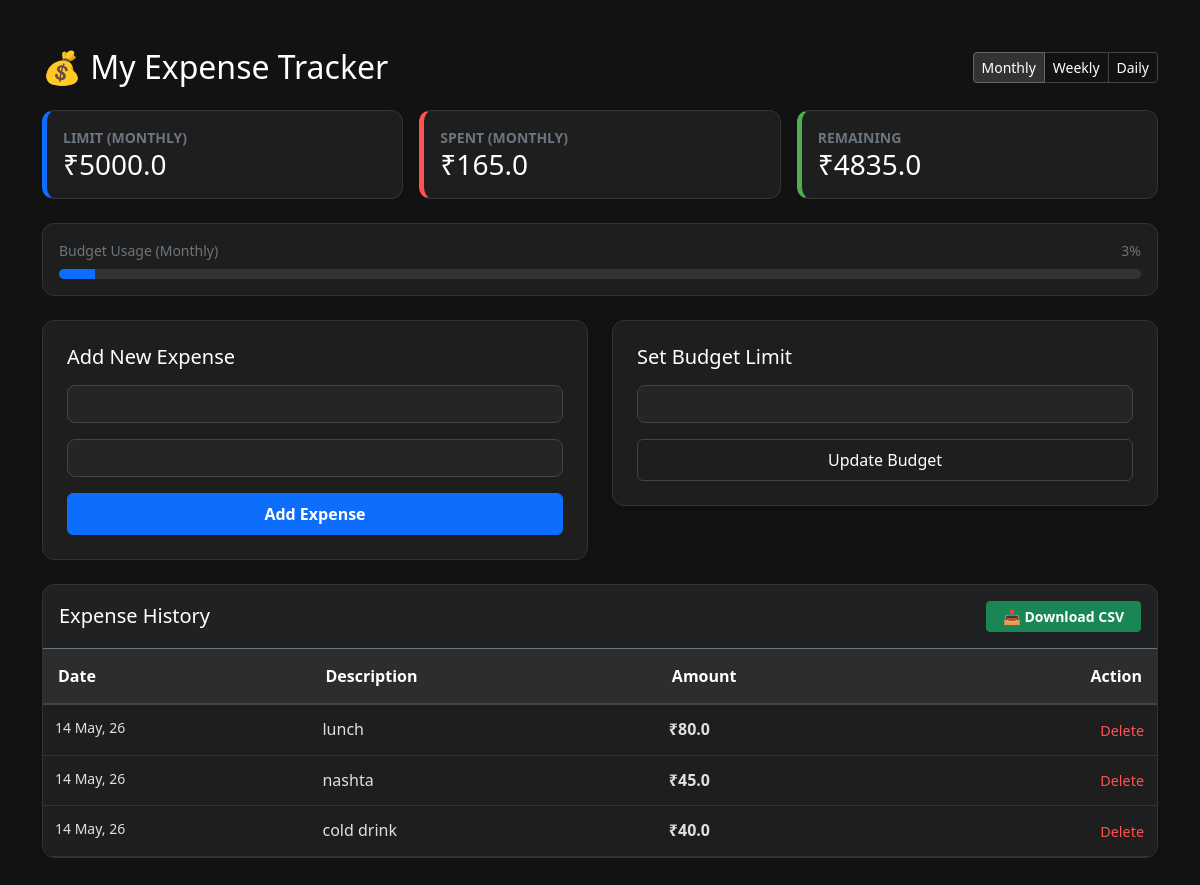
The page / on the database its author committed.
### app/models.py (models this page shows)
class Budget(Base):
    __tablename__ = "budget"
    id = Column(Integer, primary_key=True, index=True)
    limit_type = Column(String, default="Monthly")
    amount = Column(Float, default=0.0)

class Expense(Base):
    __tablename__ = "expenses"
    id = Column(Integer, primary_key=True, index=True)
    description = Column(String, index=True)
    amount = Column(Float, nullable=False)
    timestamp = Column(DateTime, default=datetime.utcnow)

### app/main.py (the view)
@app.get("/")
def read_root(request: Request, view: str = "Monthly", db: Session = Depends(get_db)):
    expenses = crud.get_expenses(db)
    remaining, total_spent, budget_limit = crud.get_remaining_budget(db, timeframe=view)
    return templates.TemplateResponse(
        request=request,
        name="index.html",
        context={
            "expenses": expenses,
            "remaining": remaining,
            "total_spent": total_spent,
            "budget_limit": budget_limit,
            "current_view": view  # This tells the HTML which button to highlight
        }
    )

### templates/index.html (shortened to what this page needs)
<!DOCTYPE html>
<html lang="en">
<head>
    <link href="https://cdn.jsdelivr.net/npm/bootstrap@5.3.0/dist/css/bootstrap.min.css" rel="stylesheet">
</head>
<body>
    <div class="container py-5">
        <div class="d-flex justify-content-between align-items-center mb-4">
            <h2 class="mb-0 text-white">💰 My Expense Tracker</h2>
            <div class="btn-group">
                <a href="/?view=Monthly" class="btn btn-sm btn-outline-dark {{ 'active' if current_view == 'Monthly' }}">Monthly</a>
                <a href="/?view=Weekly" class="btn btn-sm btn-outline-dark {{ 'active' if current_view == 'Weekly' }}">Weekly</a>
                <a href="/?view=Daily" class="btn btn-sm btn-outline-dark {{ 'active' if current_view == 'Daily' }}">Daily</a>
            </div>
        </div>
        <div class="row mb-4 g-3">
            <div class="col-md-4">
                <div class="card p-3 shadow-sm budget-card h-100">
                    <small class="text-secondary text-uppercase fw-bold">Limit ({{ current_view }})</small>
                    <h3 class="mb-0">₹{{ budget_limit }}</h3>
                </div>
            </div>
            <div class="col-md-4">
                <div class="card p-3 shadow-sm spent-card h-100">
                    <small class="text-secondary text-uppercase fw-bold">Spent ({{ current_view }})</small>
                    <h3 class="mb-0">₹{{ total_spent }}</h3>
                </div>
            </div>
            <div class="col-md-4">
                <div class="card p-3 shadow-sm rem-card h-100">
                    <small class="text-secondary text-uppercase fw-bold">Remaining</small>
                    <h3 class="mb-0 {{ 'remaining-green' if remaining >= 0 else 'remaining-red' }}">
                        ₹{{ remaining }}
                    </h3>
                </div>
            </div>
        </div>
        <div class="card p-3 mb-4">
            <div class="d-flex justify-content-between mb-2">
                <small class="text-secondary">Budget Usage ({{ current_view }})</small>
                <small class="text-secondary">{{ (total_spent / budget_limit * 100)|round|int if budget_limit > 0 else 0 }}%</small>
            </div>
            <div class="progress">
                {% set usage = (total_spent / budget_limit * 100) if budget_limit > 0 else 0 %}
                <div class="progress-bar {{ 'bg-danger' if usage > 90 else 'bg-primary' }}"
                     role="progressbar" style="width: {{ usage if usage <= 100 else 100 }}%"></div>
            </div>
        </div>
        <div class="row">
            <div class="col-md-6">
                <div class="card p-4 shadow-sm mb-4">
                    <h5 class="mb-3 text-white">Add New Expense</h5>
                    <form action="/add-expense/" method="post">
                        <div class="mb-3">
                            <input type="text" name="description" class="form-control" placeholder="Description" required>
                        </div>
                        <div class="mb-3">
                            <input type="number" step="0.01" name="amount" class="form-control" placeholder="Amount (₹)" required>
                        </div>
                        <button type="submit" class="btn btn-primary w-100 py-2 fw-bold text-white">Add Expense</button>
                    </form>
                </div>
            </div>
            <div class="col-md-6">
                <div class="card p-4 shadow-sm mb-4">
                    <h5 class="mb-3 text-white">Set Budget Limit</h5>
                    <form action="/set-budget/" method="post">
                        <div class="mb-3">
                            <input type="number" name="amount" class="form-control" placeholder="Set Limit (e.g. 8000)" required>
                        </div>
                        <button type="submit" class="btn btn-outline-dark w-100 py-2">Update Budget</button>
                    </form>
                </div>
            </div>
        </div>
        <div class="card shadow-sm overflow-hidden">
            <div class="p-3 border-bottom border-secondary d-flex justify-content-between align-items-center bg-dark bg-opacity-50">
                <h5 class="mb-0 text-white">Expense History</h5>
                <a href="/export-csv/" class="btn btn-success btn-sm px-3 fw-bold text-white">📥 Download CSV</a>
            </div>
            <div class="table-responsive">
                <table class="table table-hover">
                    <thead>
                        <tr>
                            <th>Date</th>
                            <th>Description</th>
                            <th>Amount</th>
                            <th class="text-end">Action</th>
                        </tr>
                    </thead>
                    <tbody>
                        {% for expense in expenses %}
                        <tr>
                            <td class="text-secondary small">{{ expense.timestamp.strftime('%d %b, %y') }}</td>
                            <td class="fw-medium">{{ expense.description }}</td>
                            <td class="fw-bold">₹{{ expense.amount }}</td>
                            <td class="text-end">
                                <form action="/delete-expense/{{ expense.id }}" method="post" style="display:inline;">
                                    <button class="btn btn-link btn-delete p-0">Delete</button>
                                </form>
                            </td>
                        </tr>
                        {% endfor %}
                    </tbody>
                </table>
            </div>
        </div>
    </div>
</body>
</html>

### templates/index.html (style rules this page uses)
body { background-color: #121212 !important; color: #e0e0e0 !important; font-family: 'Segoe UI', Roboto, Helvetica, Arial, sans-serif; }
.card { background-color: #1e1e1e !important; border: 1px solid #333 !important; color: #ffffff !important; border-radius: 12px; }
.budget-card { border-left: 5px solid #0d6efd !important; }
.spent-card { border-left: 5px solid #ff5252 !important; }
.rem-card { border-left: 5px solid #4caf50 !important; }
.table { color: #e0e0e0 !important; background-color: #1e1e1e !important; border-color: #333 !important; margin-bottom: 0; }
.table thead th { background-color: #2d2d2d !important; color: #ffffff !important; border-bottom: 2px solid #444 !important; padding: 15px !important; }
.table tbody td { background-color: #1e1e1e !important; color: #e0e0e0 !important; border-bottom: 1px solid #333 !important; padding: 12px !important; }
.progress { background-color: #333 !important; height: 10px; border-radius: 10px; }
.form-control { background-color: #252525 !important; border: 1px solid #444 !important; color: #ffffff !important; border-radius: 8px; }
.btn-outline-dark { color: #ffffff !important; border-color: #444 !important; }
.btn-outline-dark:hover, .btn-outline-dark.active { background-color: #333 !important; color: #fff !important; border-color: #666 !important; }
.btn-delete { color: #ff5252 !important; text-decoration: none !important; font-size: 0.9rem !important; }

### rows shown on the page
Budget: limit_type "MONTHLY", amount "5000.0", limit_type "Monthly", amount "3"
Expense: timestamp "14 May, 26", description "lunch", amount "80.0"
Expense: timestamp "14 May, 26", description "nashta", amount "45.0"
Expense: timestamp "14 May, 26", description "cold drink", amount "40.0"

### other values the page prints
{{ total_spent }} "165.0"
{{ remaining }} "4835.0"
